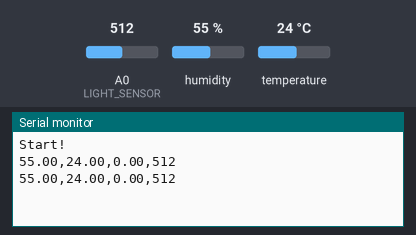
The sketch below on a simulated Arduino Uno, built with avr-gcc and run on an emulated ATmega328P. Parts: the last lines printed to the serial monitor. Inputs (shaded band) come from the test bench; at power-on: humidity 55 %, A0 (LIGHT_SENSOR) = 512, temperature 24 °C.

Above: at 6.8 s.
6.9 s: humidity set to 22 %
At 12.6 s:
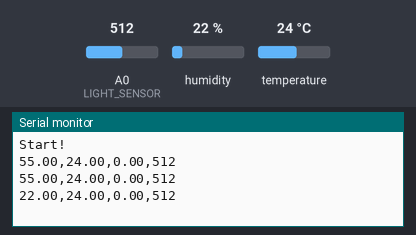
13.6 s: A0 (LIGHT_SENSOR) set to 716
At 18.6 s:
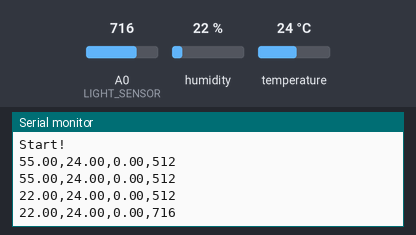
20.3 s: temperature set to 12 °C
At 24.7 s:
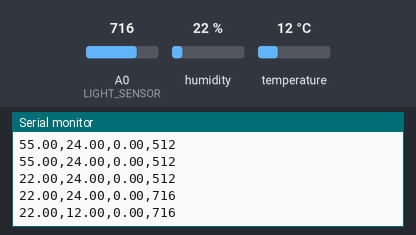
27.0 s: A0 (LIGHT_SENSOR) set to 900
At 30.7 s:
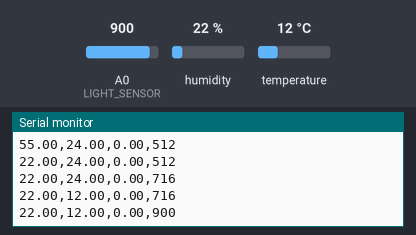
33.7 s: humidity set to 40 %
At 36.7 s:
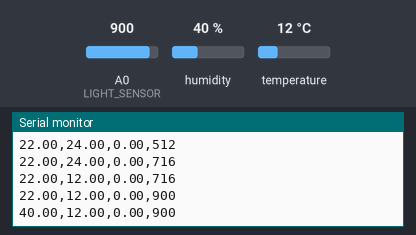
Timing chart, 0 to 38.2 s (numbered marks = the images above; inputs shaded):
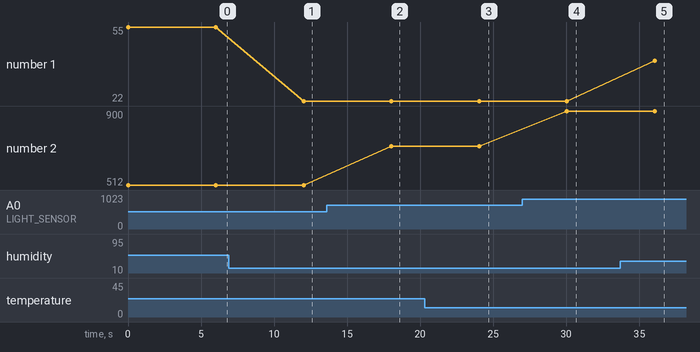

Measured:
- after the input at 6.9 s, the serial monitor: prints a new line after 5.1 s (image 1)
- after the input at 13.6 s, the serial monitor: prints a new line after 4.4 s (image 2)
- after the input at 20.3 s, the serial monitor: prints a new line after 3.7 s (image 3)
- after the input at 27.0 s, the serial monitor: prints a new line after 3.0 s (image 4)
- after the input at 33.7 s, the serial monitor: prints a new line after 2.3 s (image 5)
- plotted number 1: 55 → 22 after the input at 6.9 s, 22 → 40 after the input at 33.7 s
- plotted number 2: 512 → 716 after the input at 13.6 s, 716 → 900 after the input at 27.0 s

The sketch:

stacja_pogodowa_v2.ino
```cpp
#include <Wire.h>
#include <DHT.h>
#include <Adafruit_Sensor.h>
#include <Adafruit_BMP085.h>

#include "WeatherStation.h"

WeatherStation station;

void setup() {

 Serial.begin(9600);
 Serial.println(F("Start!"));
 station.begin();
}

void loop() {
  station.readSensors();
  Serial.print(station.getHumidity());
  Serial.print(F(","));
  Serial.print(station.getTemp());
  Serial.print(F(","));
  Serial.print(station.getPressure());
  Serial.print(F(","));
  Serial.println(station.getLight());
  delay(6000);
};
```

WeatherStation.h
```cpp
#define DHTPIN               8
#define LIGHT_SENSOR         A0
#define WS_SENSOR_SIZE       4

enum
{
  WS_PRESSURE_READING    = 0,
  WS_TEMP_READING        = 1,
  WS_LIGHT_READING       = 2,
  WS_HUMIDITY_READING    = 3
};

class WeatherStation {
  public:
    WeatherStation(void);
    byte           begin(void);
    float          getPressure(void);
    float          getTemp(void);
    unsigned       getLight(void);
    float          getHumidity(void);
    void           readSensors(void);
  private:
    float           readings[WS_SENSOR_SIZE];
    unsigned long   timestamps[WS_SENSOR_SIZE];
    Adafruit_BMP085 bmp;
    DHT             dht;
};

WeatherStation::WeatherStation(void) {
  for(byte i=0; i<WS_SENSOR_SIZE;i++){
    readings[i] = 0;
    timestamps[i] = 0;
  }
};
byte WeatherStation::begin(void) {
  byte t = 0;
  bmp = Adafruit_BMP085(10085);
  dht = DHT(DHTPIN,DHT22);
  if(!bmp.begin()) {return -1; };
  dht.begin();
};
float WeatherStation::getPressure(void)   { return readings[WS_PRESSURE_READING]; };
float WeatherStation::getHumidity(void)   { return readings[WS_HUMIDITY_READING]; };
float WeatherStation::getTemp(void)       { return readings[WS_TEMP_READING]; };
unsigned WeatherStation::getLight(void)   { return (unsigned)readings[WS_LIGHT_READING]; };


void WeatherStation::readSensors(void){
  sensors_event_t event;
  float h;

  // wilgotność
  h = dht.readHumidity();
  if(!isnan(h)) {
    readings[WS_HUMIDITY_READING] = h;
    timestamps[WS_HUMIDITY_READING] = millis();
  }

  //temperatura
  h = dht.readTemperature();
  if(!isnan(h)) {
    readings[WS_TEMP_READING] = h;
    timestamps[WS_TEMP_READING] = millis();
  }

  //ciśnienie
  bmp.getEvent(&event);
  if(event.pressure) {
    readings[WS_PRESSURE_READING] = event.pressure;
    timestamps[WS_PRESSURE_READING] = millis();
  }
  //natężenie światła
  readings[WS_LIGHT_READING] = analogRead(LIGHT_SENSOR);
  timestamps[WS_LIGHT_READING] = millis();


};
```
